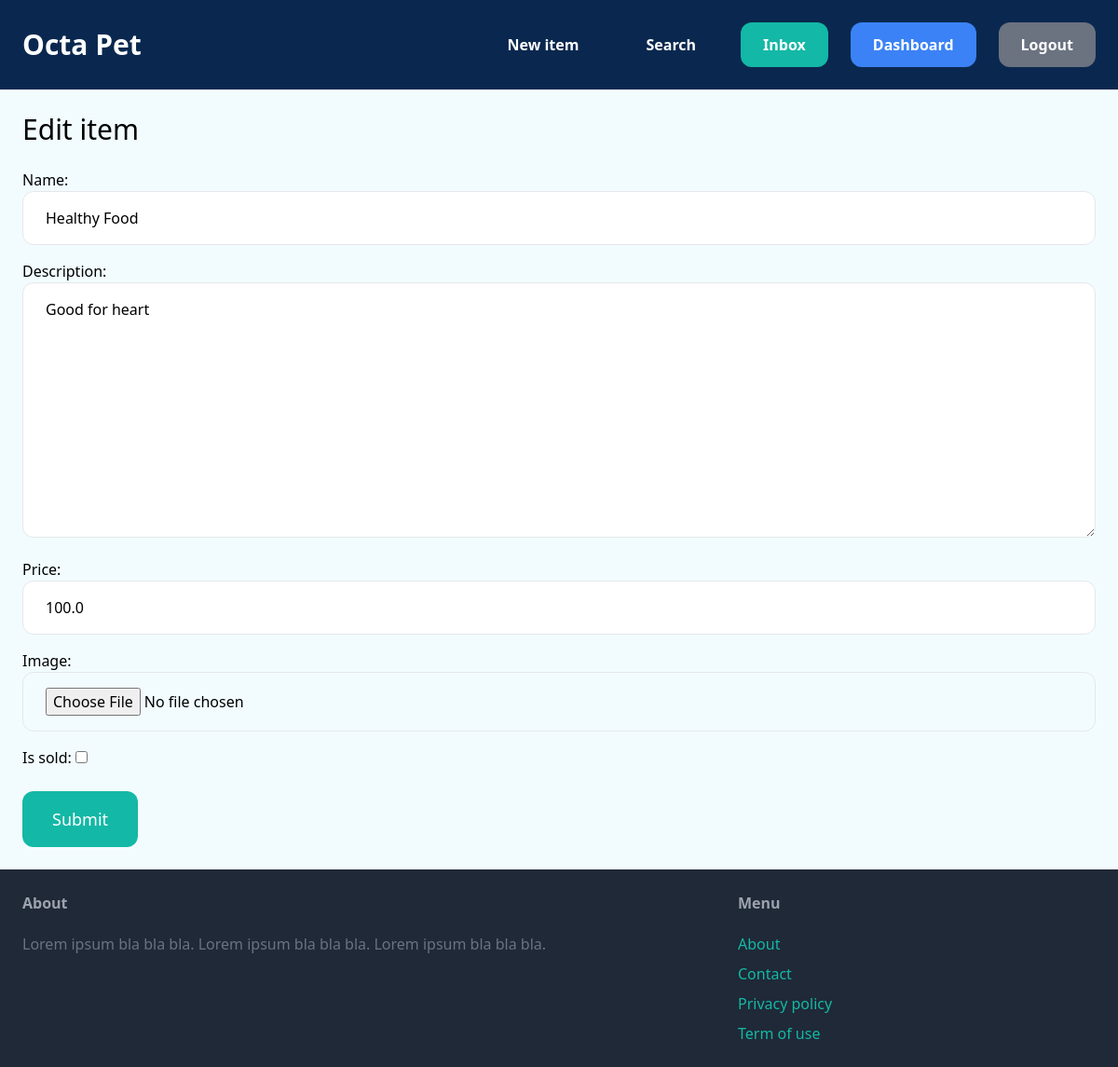
The app's page /items/8/edit/ (signed in), older data.
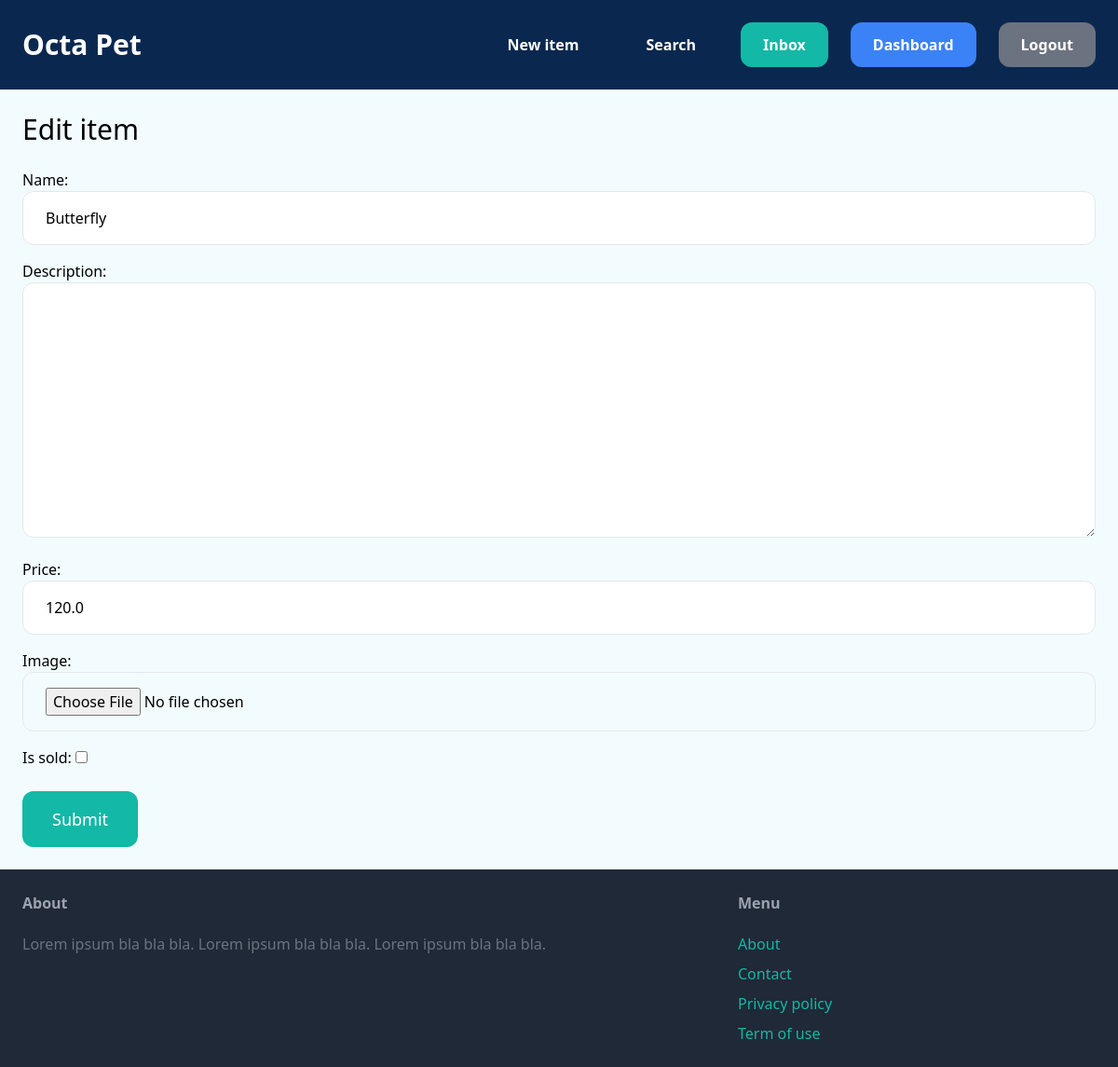
The same page, newer data.
### item/models.py (models this page shows, shortened)
class Item(models.Model):
    category = models.ForeignKey(Category, related_name='items', on_delete=models.CASCADE)
    name = models.CharField(max_length=255)
    description = models.TextField(blank=True, null=True)
    price = models.FloatField()
    image = models.ImageField(upload_to='item_images', blank=True, null=True)
    is_sold = models.BooleanField(default=False)
    created_by = models.ForeignKey(User, related_name='items', on_delete=models.CASCADE)
    created_at = models.DateTimeField(auto_now_add=True)

### item/views.py (the view)
# urls.py: path('<int:pk>/edit/', views.edit, name='edit'),
@login_required
def edit(request, pk):
    item = get_object_or_404(Item, pk=pk, created_by=request.user)
    if request.method == 'POST':
        form = EditItemForm(request.POST, request.FILES, instance=item)
        if form.is_valid():
            form.save()
            return redirect('item:detail', pk=item.id)
    else:
        form = EditItemForm(instance=item)
    return render(request, 'item/form.html', {
        'form': form,
        'title': 'Edit item',
    })

### item/forms.py
class EditItemForm(forms.ModelForm):
    class Meta:
        model = Item
        fields = ('name', 'description', 'price', 'image', 'is_sold')
        widgets = {
            'name': forms.TextInput(attrs={
                'class': INPUT_CLASSES
            }),
            'description': forms.Textarea(attrs={
                'class': INPUT_CLASSES
            }),
            'price': forms.TextInput(attrs={
                'class': INPUT_CLASSES
            }),
            'image': forms.FileInput(attrs={
                'class': INPUT_CLASSES
            })
        }

### item/templates/item/form.html (shortened to what this page needs)
{% extends 'core/base.html' %}
{% block content %}
<h1 class="mb-6 text-3xl">{{ title }}</h1>
<form method="post" action="." enctype="multipart/form-data">
    <div class="space-y-4">
        {{ form.as_p }}
    </div>
    <button class="mt-6 py-4 px-8 text-lg bg-teal-500 hover:bg-teal-700 rounded-xl text-white">Submit</button>
</form>
{% endblock %}

Row changes from the older to the newer data that the page shows:
changed Item: name "Healthy Food" → "Butterfly"; description "Good for heart" → (not shown); price "100.0" → "120.0"
